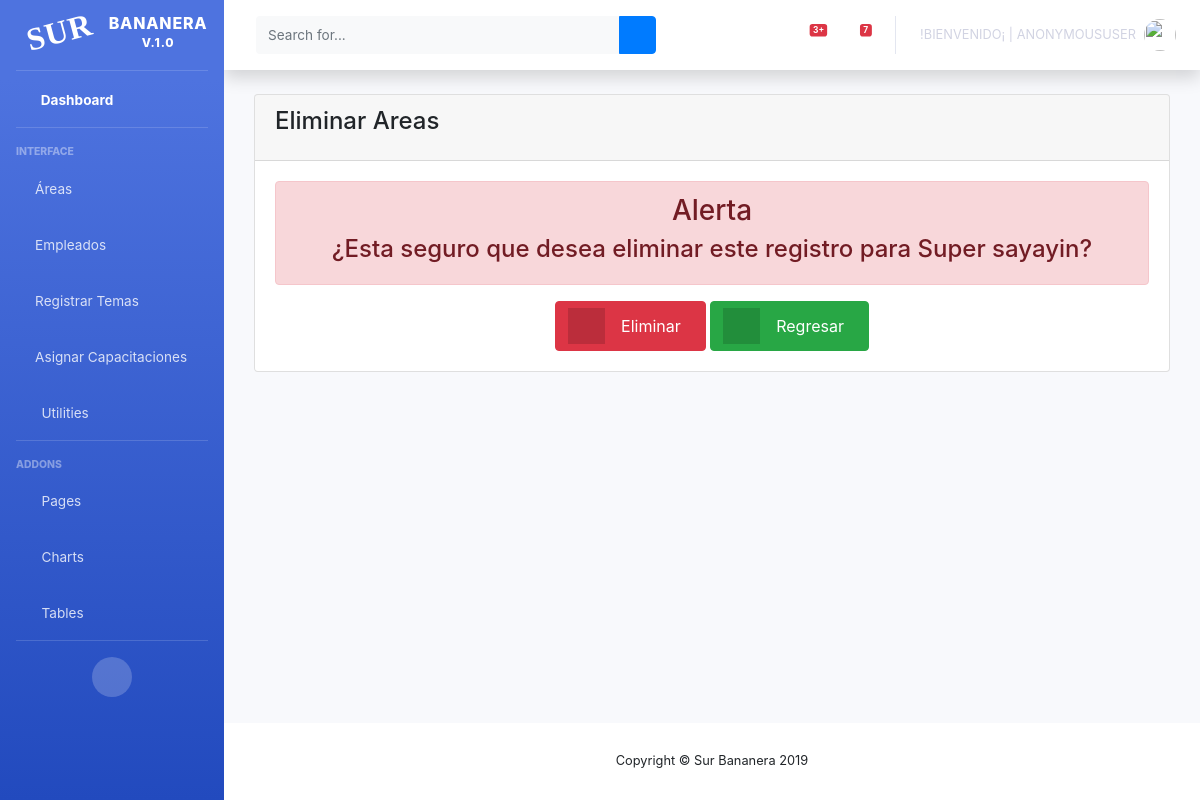
The app's page /bananera/eliminarAreas/3, older data.
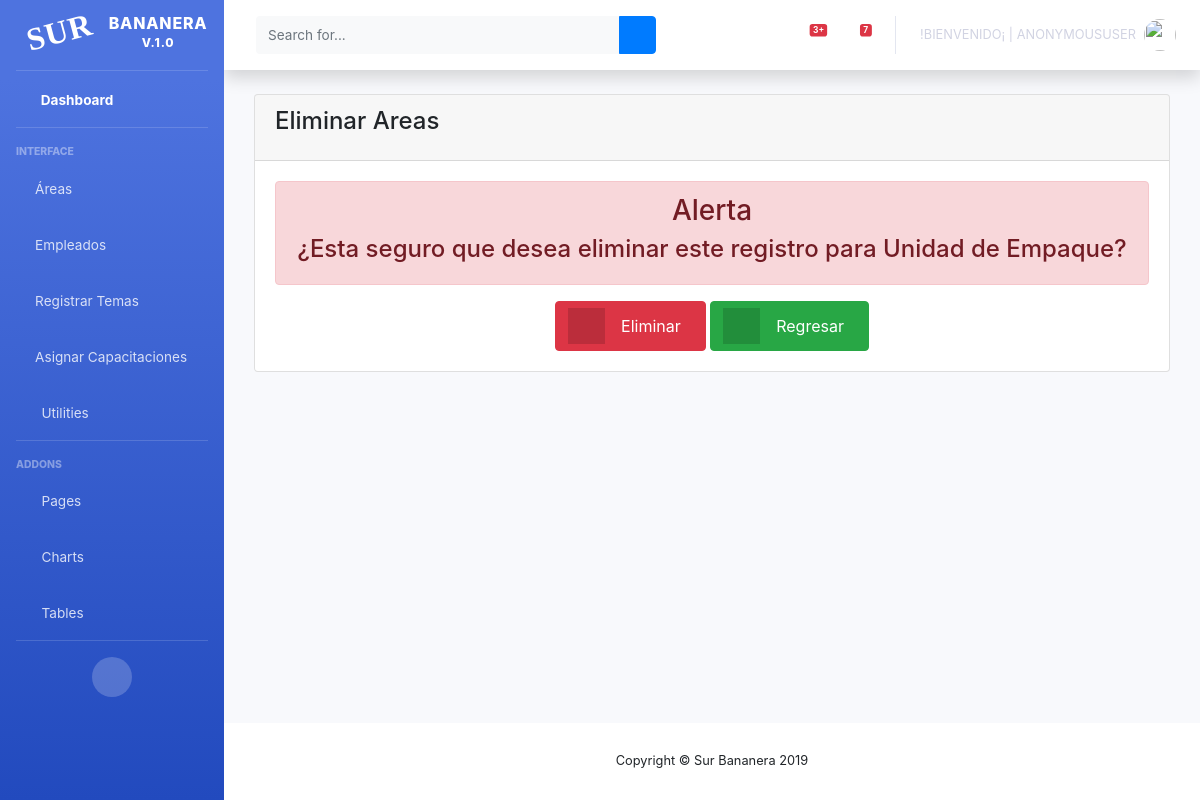
The same page, newer data.
### surBananas/models.py (models this page shows, shortened)
class areas(models.Model):
    choice_riesgo ={('', 'Tipos de riesgo'),('Físico','Físico'),('Quimico','Quimico'), ('Físico y Quimico','Físico y Quimico')}
    choice_fase ={('', 'Fases'),('Unidad de Empaque','Unidad de Empaque'),('Unidad de Producción','Unidad de Producción')}
    choice_puesto= (('', 'Áreas y Puestos'),
                   ('1.- Unidad de Empaque', (
                       ('Recepción de Frutas', 'Recepción de Frutas'),
                       ('Desflore', 'Desflore'),
                       ('Lavador de Fomi', 'Lavador de Fomi'),
                       ('Armador de Carga', 'Armador de Carga'),
                       ('Evaluador de Fruta', 'Evaluador de Fruta'),
                       ('Clasificación', 'Clasificación'),
                       ('Selección', 'Selección'),
                       ('Selladoras', 'Selladoras'),
                       ('Pasador de Frutas', 'Pasador de Frutas'),
                       ('Empacador', 'Empacador'),
                       ('Repesado de Cajas Empacadas.', 'Repesado de Cajas Empacadas.'),
                       ('Desmane', 'Desmane'),
                       ('Estibador', 'Estibador'),
                       ('Pegador de Carton', 'Pegador de Carton'),
                       ('Preparación de Mezcla PosCosecha', 'Preparación de Mezcla PosCosecha'),
                       ('Limpieza', 'Limpieza'),
                       ('Dedo Suelto', 'Dedo Suelto'),
                       ('Bodega de Cartón', 'Bodega de Cartón'),
                       ('Evaluador de Cajas', 'Evaluador de Cajas'),
                       ('Jefe de Empaque', 'Jefe de Empaque'),
                   )),
                   ('2.- Unidad Producción', (
                       ('Deshije', 'Deshije'),
                       ('Aplicadores de Herbicidas', 'Aplicadores de Herbicidas'),
                       ('Desflore Manual', 'Desflore Manual'),
                       ('Cajeteo', 'Cajeteo'),
                       ('Saneo', 'Saneo'),
                       ('Paleo', 'Paleo'),
                       ('Fertilización', 'Fertilización'),
                       ('Riego y Bombeo', 'Riego y Bombeo'),
                       ('Chapeo de Rondas', 'Chapeo de Rondas'),
                       ('Picador de Matas', 'Picador de Matas'),
                       ('Desvio de Hijos y Rearme', 'Desvio de Hijos y Rearme'),
                       ('Técnico de Producción', 'Técnico de Producción'),
                       ('Jefe de Área', 'Jefe de Área'),
                       ('Cosecha', 'Cosecha'),
                       ('Embolse y Amarre.', 'Embolse y Amarre.'),
                       ('Fitosanitarios', 'Fitosanitarios'),
                       ('Seguridad', 'Seguridad'),
                       ('Responsable de Bodegas y Almacén', 'Responsable de Bodegas y Almacén'),
                       ('Taller y Mantenimiento.', 'Taller y Mantenimiento'),
                   )),
                   )
    fase = models.CharField(choices=choice_fase, default='', max_length=20, blank=True, null=True)
    puesto = models.CharField(choices=choice_puesto,max_length=20, blank=True, null=True, default='')
    actividad = models.CharField(max_length=500, blank=True, null=True)
    tiposRiesgo = models.CharField(choices=choice_riesgo, default='', max_length=20, blank=True, null=True)
    regionAnatomica = models.CharField(max_length=200,blank=True, null=True)
    eppUtilizar = models.CharField(max_length=200,blank=True, null=True)
    status = models.BooleanField('Estado', default=True)
    created_at = models.DateTimeField(auto_now_add=True, blank=True, null=True)

### surBananas/views.py (the view, shortened to what this page needs)
# urls.py: path('eliminarAreas/<int:pk>', views.EliminarArea.as_view(), name = 'eliminarAreas'),
class EliminarArea(DeleteView):
    model = areas
    template_name = 'area_confirm_delete.html'

### surBananas/templates/area_confirm_delete.html (shortened to what this page needs)
{% extends 'indexAdmin.html' %}
{% block contenido %}
    <div class="content">
        <div class="container-fluid">
            <div class="row">
                <div class="col-md-12">
                    <div class="card">
                        <div class="card-header card-header-warning">
                            <h4 class="card-title ">Eliminar Areas</h4>
                        </div>
                        <div class="card-body" align="center">
                            <form method="post">
                                <div class="alert alert-danger" align="center">
                                    <span><b> <h3>Alerta</h3>  </b> <h4>¿Esta seguro que desea eliminar este registro para {{ areas.fase }}?</h4></span>
                                </div>
                                <button type="submit" class="btn btn-danger btn-icon-split">
                                    <span class="icon text-white-50">
                                            <i class="fas fa-trash"></i>
                                            </span>
                                    <span class="text">Eliminar</span>
                                </button>
                                <a href="{% url 'listaAreas'%}" class="btn btn-success btn-icon-split">
                                            <span class="icon text-white-50">
                                                 <i class="fas fa-undo-alt"></i>
                                            </span>
                                    <span class="text">Regresar</span>
                                </a>
                            </form>
                        </div>
                    </div>
                </div>
            </div>
        </div>
    </div>
{% endblock contenido %}

Row changes from the older to the newer data that the page shows:
changed areas: fase "Super sayayin" → "Unidad de Empaque"
